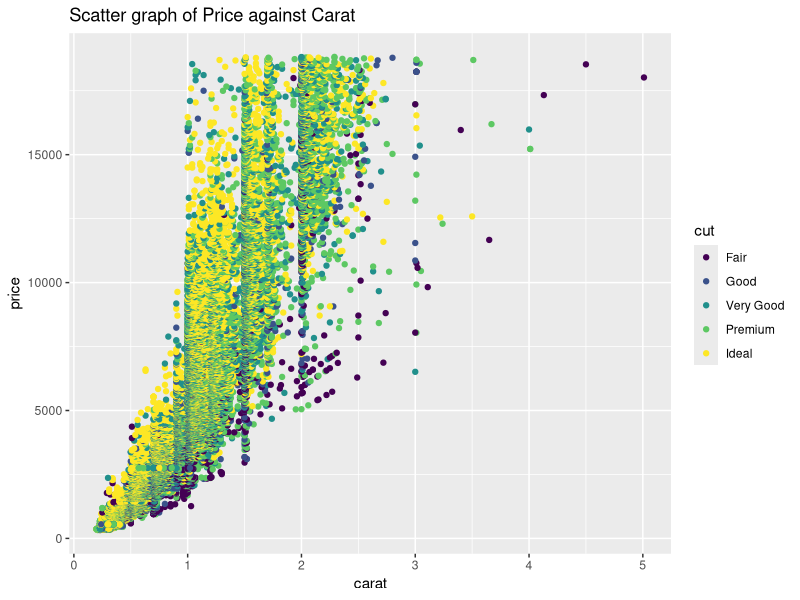
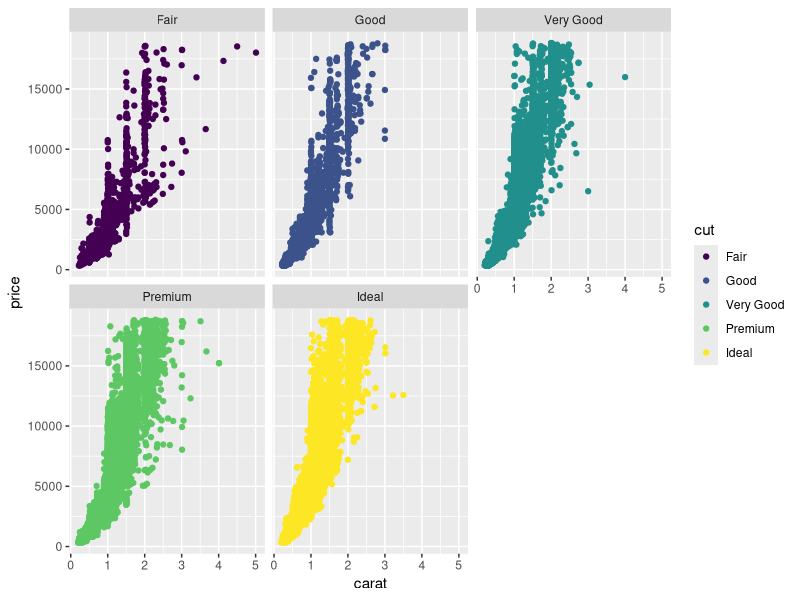
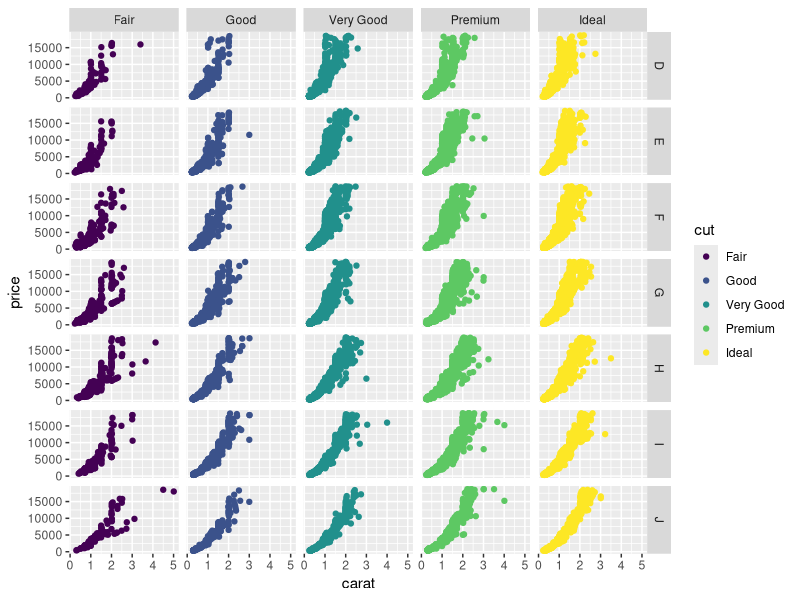
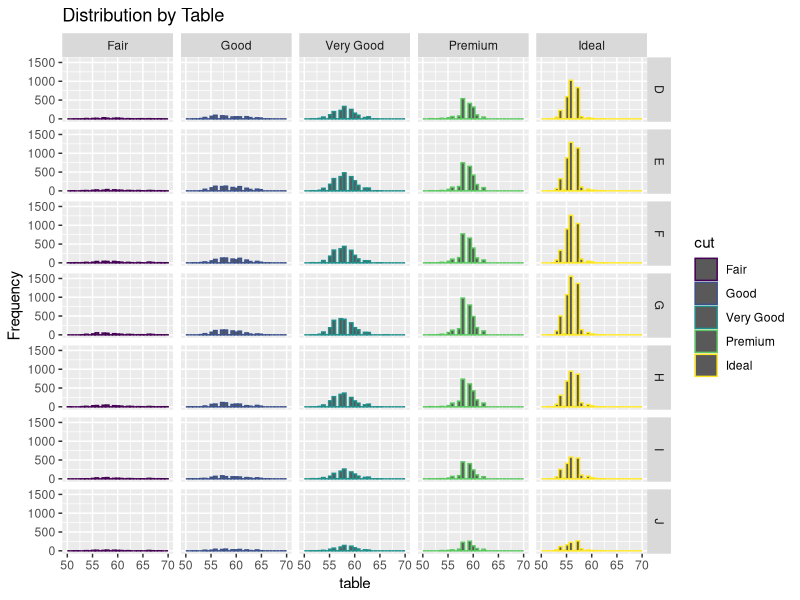
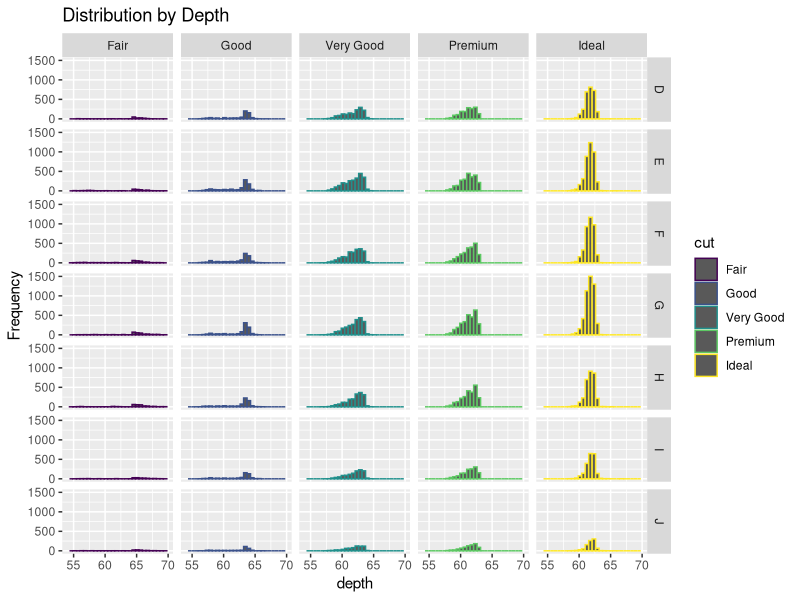

Generate these figures, in order, with R:
data(package = .packages(all.available = TRUE))
library(ggplot2)
data(package = "ggplot2")

qplot(x=carat, y=price, main = "Scatter graph of Price against Carat", data = diamonds, colour = cut)

qplot(x=carat, y=price, data = diamonds, facets = ~ cut, colour = cut)

qplot(x=carat, y=price, data = diamonds, facets = color ~ cut, colour = cut)

qplot(x=table, data = diamonds, xlim = c(50,70), ylab = "Frequency", main = "Distribution by Table", facets = color ~ cut, colour = cut)

qplot(x=depth, data = diamonds, xlim = c(54,70), ylab = "Frequency", main = "Distribution by Depth", facets = color ~ cut, colour = cut)
